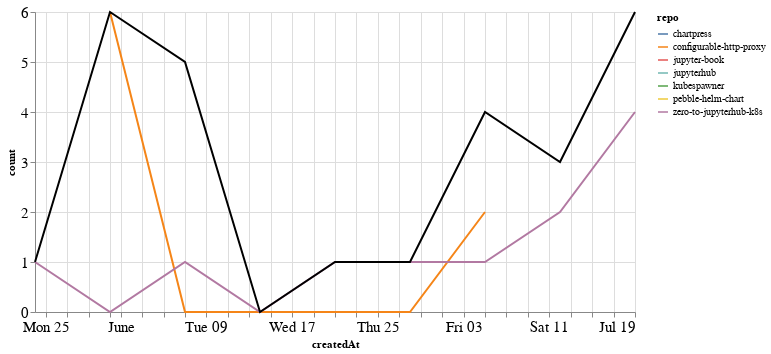

Write notebook code for a chart like this one.
### Markdown cell above
## PRs

### Code cell
prs_time = prs.groupby('repo').resample('W', on='createdAt').count()['author'].reset_index()
prs_time = prs_time.rename(columns={'author': 'count'})
prs_time_total = prs_time.groupby('createdAt').agg({"count": "sum"}).reset_index()

ch1 = alt.Chart(prs_time, width=600).mark_line().encode(
    x='createdAt',
    y='count',
    color='repo',
    tooltip="repo"
)

ch2 = alt.Chart(prs_time_total, width=600).mark_line(color="black").encode(
    x='createdAt',
    y='count',
)

ch1 + ch2

### Figure 1 — Vega-Lite specification as saved in the notebook (floating-point values rounded to 4 significant figures)
{"config": {"axisLeft": {"labelFontSize": 15}, "axisBottom": {"labelFontSize": 15}}, "layer": [{"data": {"name": "data-eb522153f4f5e8056667d4c9df7c6e3a"}, "mark": "line", "encoding": {"color": {"type": "nominal", "field": "repo"}, "tooltip": {"type": "nominal", "field": "repo"}, "x": {"type": "temporal", "field": "createdAt"}, "y": {"type": "quantitative", "field": "count"}}, "width": 600}, {"data": {"name": "data-de2d48b10704618ba7dfc8e54ce57da6"}, "mark": {"type": "line", "color": "black"}, "encoding": {"x": {"type": "temporal", "field": "createdAt"}, "y": {"type": "quantitative", "field": "count"}}, "width": 600}], "$schema": "https://vega.github.io/schema/vega-lite/v4.8.1.json", "datasets": {"data-eb522153f4f5e8056667d4c9df7c6e3a": [{"repo": "chartpress", "createdAt": "2020-07-19T00:00:00", "count": 1}, {"repo": "configurable-http-proxy", "createdAt": "2020-05-31T00:00:00", "count": 6}, {"repo": "configurable-http-proxy", "createdAt": "2020-06-07T00:00:00", "count": 0}, {"repo": "configurable-http-proxy", "createdAt": "2020-06-14T00:00:00", "count": 0}, {"repo": "configurable-http-proxy", "createdAt": "2020-06-21T00:00:00", "count": 0}, {"repo": "configurable-http-proxy", "createdAt": "2020-06-28T00:00:00", "count": 0}, {"repo": "configurable-http-proxy", "createdAt": "2020-07-05T00:00:00", "count": 2}, {"repo": "jupyter-book", "createdAt": "2020-07-12T00:00:00", "count": 1}, {"repo": "jupyterhub", "createdAt": "2020-07-05T00:00:00", "count": 1}, {"repo": "kubespawner", "createdAt": "2020-07-19T00:00:00", "count": 1}, {"repo": "pebble-helm-chart", "createdAt": "2020-06-07T00:00:00", "count": 4}, {"repo": "zero-to-jupyterhub-k8s", "createdAt": "2020-05-24T00:00:00", "count": 1}, {"repo": "zero-to-jupyterhub-k8s", "createdAt": "2020-05-31T00:00:00", "count": 0}, {"repo": "zero-to-jupyterhub-k8s", "createdAt": "2020-06-07T00:00:00", "count": 1}, {"repo": "zero-to-jupyterhub-k8s", "createdAt": "2020-06-14T00:00:00", "count": 0}, {"repo": "zero-to-jupyterhub-k8s", "createdAt": "2020-06-21T00:00:00", "count": 1}, {"repo": "zero-to-jupyterhub-k8s", "createdAt": "2020-06-28T00:00:00", "count": 1}, {"repo": "zero-to-jupyterhub-k8s", "createdAt": "2020-07-05T00:00:00", "count": 1}, {"repo": "zero-to-jupyterhub-k8s", "createdAt": "2020-07-12T00:00:00", "count": 2}, {"repo": "zero-to-jupyterhub-k8s", "createdAt": "2020-07-19T00:00:00", "count": 4}], "data-de2d48b10704618ba7dfc8e54ce57da6": [{"createdAt": "2020-05-24T00:00:00", "count": 1}, {"createdAt": "2020-05-31T00:00:00", "count": 6}, {"createdAt": "2020-06-07T00:00:00", "count": 5}, {"createdAt": "2020-06-14T00:00:00", "count": 0}, {"createdAt": "2020-06-21T00:00:00", "count": 1}, {"createdAt": "2020-06-28T00:00:00", "count": 1}, {"createdAt": "2020-07-05T00:00:00", "count": 4}, {"createdAt": "2020-07-12T00:00:00", "count": 3}, {"createdAt": "2020-07-19T00:00:00", "count": 6}]}}
